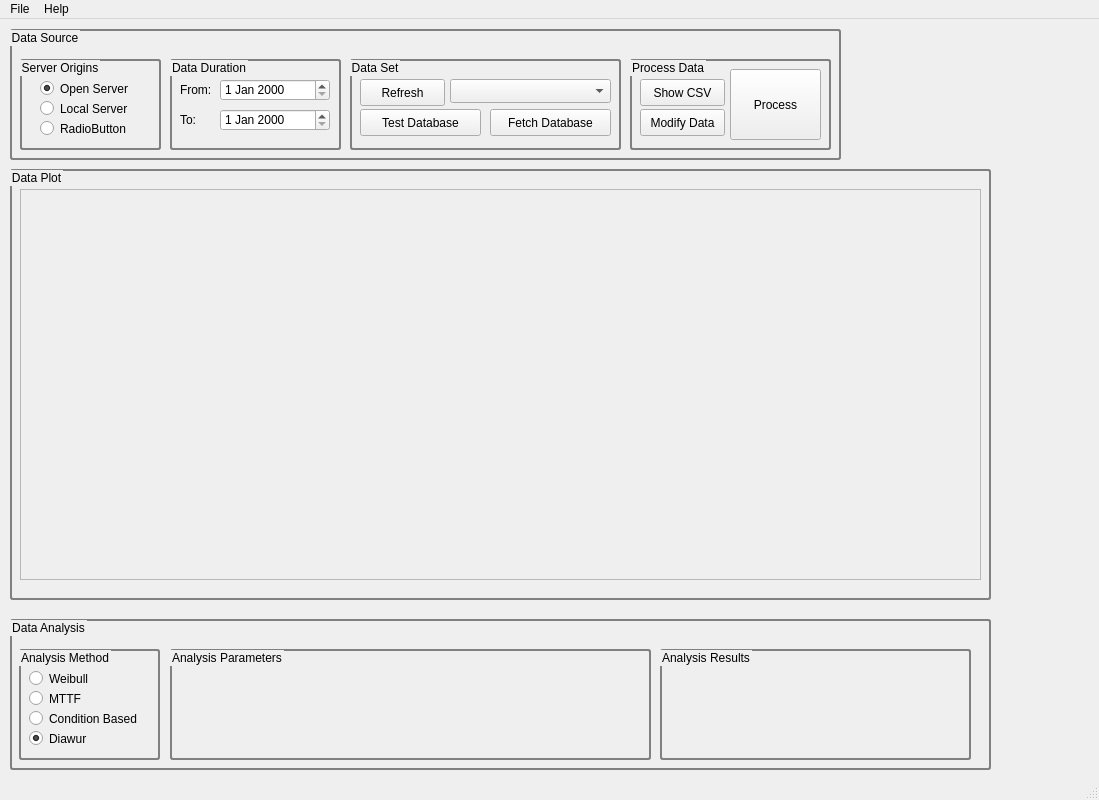
<?xml version="1.0" encoding="UTF-8"?>
<ui version="4.0">
 <class>MainWindow</class>
 <widget class="QMainWindow" name="MainWindow">
  <property name="geometry">
   <rect>
    <x>0</x>
    <y>0</y>
    <width>1099</width>
    <height>800</height>
   </rect>
  </property>
  <property name="windowTitle">
   <string>MainWindow</string>
  </property>
  <widget class="QWidget" name="centralWidget">
   <widget class="QGroupBox" name="grpDataPlot">
    <property name="geometry">
     <rect>
      <x>10</x>
      <y>150</y>
      <width>981</width>
      <height>431</height>
     </rect>
    </property>
    <property name="styleSheet">
     <string notr="true">QGroupBox { 
     border: 2px solid gray; 
     border-radius: 3px; 
 } </string>
    </property>
    <property name="title">
     <string>Data Plot</string>
    </property>
    <widget class="QFrame" name="frmDataPlot">
     <property name="geometry">
      <rect>
       <x>10</x>
       <y>20</y>
       <width>961</width>
       <height>391</height>
      </rect>
     </property>
     <property name="frameShape">
      <enum>QFrame::StyledPanel</enum>
     </property>
     <property name="frameShadow">
      <enum>QFrame::Raised</enum>
     </property>
    </widget>
   </widget>
   <widget class="QGroupBox" name="grpDataAnalysis">
    <property name="geometry">
     <rect>
      <x>10</x>
      <y>600</y>
      <width>981</width>
      <height>151</height>
     </rect>
    </property>
    <property name="styleSheet">
     <string notr="true">QGroupBox { 
     border: 2px solid gray; 
     border-radius: 3px; 
 } </string>
    </property>
    <property name="title">
     <string>Data Analysis</string>
    </property>
    <property name="flat">
     <bool>false</bool>
    </property>
    <widget class="QGroupBox" name="grpAnaMethod">
     <property name="geometry">
      <rect>
       <x>9</x>
       <y>30</y>
       <width>141</width>
       <height>111</height>
      </rect>
     </property>
     <property name="title">
      <string>Analysis Method</string>
     </property>
     <widget class="QRadioButton" name="rbtWeibull">
      <property name="geometry">
       <rect>
        <x>10</x>
        <y>20</y>
        <width>89</width>
        <height>19</height>
       </rect>
      </property>
      <property name="text">
       <string>Weibull</string>
      </property>
     </widget>
     <widget class="QRadioButton" name="rbtMTTF">
      <property name="geometry">
       <rect>
        <x>10</x>
        <y>40</y>
        <width>89</width>
        <height>19</height>
       </rect>
      </property>
      <property name="text">
       <string>MTTF</string>
      </property>
     </widget>
     <widget class="QRadioButton" name="rbtCon">
      <property name="geometry">
       <rect>
        <x>10</x>
        <y>60</y>
        <width>111</width>
        <height>19</height>
       </rect>
      </property>
      <property name="text">
       <string>Condition Based</string>
      </property>
     </widget>
     <widget class="QRadioButton" name="rbtDiawur">
      <property name="geometry">
       <rect>
        <x>10</x>
        <y>80</y>
        <width>111</width>
        <height>19</height>
       </rect>
      </property>
      <property name="text">
       <string>Diawur</string>
      </property>
      <property name="checked">
       <bool>true</bool>
      </property>
     </widget>
    </widget>
    <widget class="QGroupBox" name="grpAnaParams">
     <property name="geometry">
      <rect>
       <x>160</x>
       <y>30</y>
       <width>481</width>
       <height>111</height>
      </rect>
     </property>
     <property name="title">
      <string>Analysis Parameters</string>
     </property>
    </widget>
    <widget class="QGroupBox" name="grpAnaResult">
     <property name="geometry">
      <rect>
       <x>650</x>
       <y>30</y>
       <width>311</width>
       <height>111</height>
      </rect>
     </property>
     <property name="title">
      <string>Analysis Results</string>
     </property>
    </widget>
   </widget>
   <widget class="QGroupBox" name="grpDataSource">
    <property name="geometry">
     <rect>
      <x>10</x>
      <y>10</y>
      <width>831</width>
      <height>131</height>
     </rect>
    </property>
    <property name="styleSheet">
     <string notr="true">QGroupBox { 
     border: 2px solid gray; 
     border-radius: 3px; 
 } </string>
    </property>
    <property name="title">
     <string>Data Source</string>
    </property>
    <widget class="QGroupBox" name="grpServerOrigin">
     <property name="geometry">
      <rect>
       <x>10</x>
       <y>30</y>
       <width>141</width>
       <height>91</height>
      </rect>
     </property>
     <property name="title">
      <string>Server Origins</string>
     </property>
     <widget class="QRadioButton" name="rbtOpenServer">
      <property name="geometry">
       <rect>
        <x>20</x>
        <y>20</y>
        <width>89</width>
        <height>19</height>
       </rect>
      </property>
      <property name="text">
       <string>Open Server</string>
      </property>
      <property name="checked">
       <bool>true</bool>
      </property>
     </widget>
     <widget class="QRadioButton" name="rbtLocalServer">
      <property name="geometry">
       <rect>
        <x>20</x>
        <y>40</y>
        <width>89</width>
        <height>19</height>
       </rect>
      </property>
      <property name="text">
       <string>Local Server</string>
      </property>
     </widget>
     <widget class="QRadioButton" name="rbtRemoteServer">
      <property name="geometry">
       <rect>
        <x>20</x>
        <y>60</y>
        <width>89</width>
        <height>19</height>
       </rect>
      </property>
      <property name="text">
       <string>RadioButton</string>
      </property>
     </widget>
    </widget>
    <widget class="QGroupBox" name="grpDataSet">
     <property name="geometry">
      <rect>
       <x>340</x>
       <y>30</y>
       <width>271</width>
       <height>91</height>
      </rect>
     </property>
     <property name="title">
      <string>Data Set</string>
     </property>
     <widget class="QPushButton" name="btnListDataset">
      <property name="geometry">
       <rect>
        <x>10</x>
        <y>20</y>
        <width>85</width>
        <height>27</height>
       </rect>
      </property>
      <property name="text">
       <string>Refresh</string>
      </property>
     </widget>
     <widget class="QComboBox" name="cmbDatasetList">
      <property name="geometry">
       <rect>
        <x>100</x>
        <y>20</y>
        <width>161</width>
        <height>24</height>
       </rect>
      </property>
     </widget>
     <widget class="QPushButton" name="btnTestDataset">
      <property name="geometry">
       <rect>
        <x>10</x>
        <y>50</y>
        <width>121</width>
        <height>27</height>
       </rect>
      </property>
      <property name="text">
       <string>Test Database</string>
      </property>
     </widget>
     <widget class="QPushButton" name="btnFetchDataset">
      <property name="geometry">
       <rect>
        <x>140</x>
        <y>50</y>
        <width>121</width>
        <height>27</height>
       </rect>
      </property>
      <property name="text">
       <string>Fetch Database</string>
      </property>
     </widget>
    </widget>
    <widget class="QGroupBox" name="grpDataTime">
     <property name="geometry">
      <rect>
       <x>160</x>
       <y>30</y>
       <width>171</width>
       <height>91</height>
      </rect>
     </property>
     <property name="title">
      <string>Data Duration</string>
     </property>
     <widget class="QLabel" name="lblFrom">
      <property name="geometry">
       <rect>
        <x>10</x>
        <y>20</y>
        <width>31</width>
        <height>21</height>
       </rect>
      </property>
      <property name="text">
       <string>From:</string>
      </property>
     </widget>
     <widget class="QDateEdit" name="dateFrom">
      <property name="geometry">
       <rect>
        <x>50</x>
        <y>20</y>
        <width>110</width>
        <height>22</height>
       </rect>
      </property>
     </widget>
     <widget class="QLabel" name="lblTo">
      <property name="geometry">
       <rect>
        <x>10</x>
        <y>50</y>
        <width>21</width>
        <height>21</height>
       </rect>
      </property>
      <property name="text">
       <string>To:</string>
      </property>
     </widget>
     <widget class="QDateEdit" name="dateTo">
      <property name="geometry">
       <rect>
        <x>50</x>
        <y>50</y>
        <width>110</width>
        <height>22</height>
       </rect>
      </property>
     </widget>
    </widget>
    <widget class="QGroupBox" name="grpProcess">
     <property name="geometry">
      <rect>
       <x>620</x>
       <y>30</y>
       <width>201</width>
       <height>91</height>
      </rect>
     </property>
     <property name="title">
      <string>Process Data</string>
     </property>
     <widget class="QPushButton" name="btnShowCSV">
      <property name="geometry">
       <rect>
        <x>10</x>
        <y>20</y>
        <width>85</width>
        <height>27</height>
       </rect>
      </property>
      <property name="text">
       <string>Show CSV</string>
      </property>
     </widget>
     <widget class="QPushButton" name="btnModifyData">
      <property name="geometry">
       <rect>
        <x>10</x>
        <y>50</y>
        <width>85</width>
        <height>27</height>
       </rect>
      </property>
      <property name="text">
       <string>Modify Data</string>
      </property>
     </widget>
     <widget class="QPushButton" name="btnProcess">
      <property name="geometry">
       <rect>
        <x>100</x>
        <y>10</y>
        <width>91</width>
        <height>71</height>
       </rect>
      </property>
      <property name="text">
       <string>Process</string>
      </property>
     </widget>
    </widget>
   </widget>
   <widget class="QLabel" name="lblLogoITS">
    <property name="geometry">
     <rect>
      <x>870</x>
      <y>40</y>
      <width>91</width>
      <height>81</height>
     </rect>
    </property>
    <property name="text">
     <string/>
    </property>
    <property name="pixmap">
     <pixmap>kampusmerdeka.jpg</pixmap>
    </property>
    <property name="scaledContents">
     <bool>true</bool>
    </property>
   </widget>
  </widget>
  <widget class="QMenuBar" name="menuBar">
   <property name="geometry">
    <rect>
     <x>0</x>
     <y>0</y>
     <width>1099</width>
     <height>19</height>
    </rect>
   </property>
   <widget class="QMenu" name="menuFile">
    <property name="title">
     <string>File</string>
    </property>
    <addaction name="separator"/>
    <addaction name="actionExit"/>
   </widget>
   <widget class="QMenu" name="menuHelp">
    <property name="title">
     <string>Help</string>
    </property>
    <addaction name="actionUser_Manual"/>
    <addaction name="separator"/>
    <addaction name="actionAbout"/>
    <addaction name="actionAboutQt"/>
    <addaction name="actionAboutPython"/>
   </widget>
   <addaction name="menuFile"/>
   <addaction name="menuHelp"/>
  </widget>
  <widget class="QStatusBar" name="statusBar"/>
  <action name="actionExit">
   <property name="text">
    <string>Exit</string>
   </property>
  </action>
  <action name="actionAbout">
   <property name="text">
    <string>About Team</string>
   </property>
  </action>
  <action name="actionAboutQt">
   <property name="text">
    <string>About Qt</string>
   </property>
  </action>
  <action name="actionAboutPython">
   <property name="text">
    <string>About Python</string>
   </property>
  </action>
  <action name="actionUser_Manual">
   <property name="text">
    <string>User Manual</string>
   </property>
  </action>
 </widget>
 <resources/>
 <connections/>
</ui>
